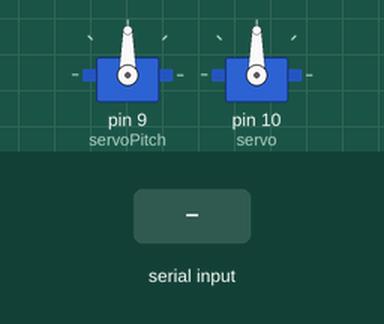
A sketch run on a simulated Arduino Uno, built with avr-gcc and run on an emulated ATmega328P. Shown: 2 × servo. The inputs (shaded band) are chosen by the test bench. What the sketch prints to the serial monitor is not drawn.

Above: at 1.2 s.
1.3 s: "90,45\n" received over Serial
2.9 s: "5\n" received over Serial
Timing chart, 0 to 5.9 s (numbered marks = the images above; inputs shaded):
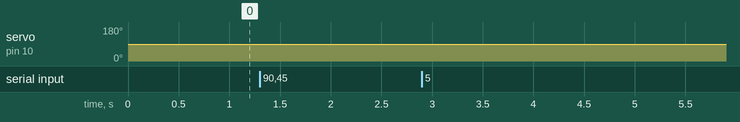

Measured:
- after the input at 1.3 s, every drawn part: stays the same
- after the input at 2.9 s, servo on pin 10 (servo): 90° → 89° at once

The sketch:

motorControls.ino
```cpp
#include <Servo.h>
// #include <iostream>
// #include <thread>

String data;     // String to hold incoming serial data
int pitch, yaw;  // Variables to hold the pitch and yaw values

Servo servoPitch;  // Servo to control pitch
Servo servo;    // Servo to control yaw
int currentPosition = servo.read();

void setup() {
  Serial.begin(9600);  // Start serial communication at 115200 baud rate

  servoPitch.attach(9);  // Attach the pitch servo to pin 9
  servo.attach(10);   // Attach the yaw servo to pin 10

  // std::thread t(readSerial);
  // t.join();
}

// void loop() {
//   int target = data.toInt();
//   Serial.print("Initial Target: ");
//   Serial.println(target);
//   int currentPosition = servo.read(); // Get the current position of the servo
//   if (target > currentPosition) {
//     for (int pos = currentPosition; pos <= target; pos++) {
//       servo.write(pos);
//       delay(15); // Wait 15ms for the servo to reach the position
//         Serial.print("Yaw Position: ");
//         Serial.println(pos);
//         Serial.print("Target: ");
//         Serial.println(target);
//     }
//   } else {
//     for (int pos = currentPosition; pos >= target; pos--) {
//       servo.write(pos);
//       delay(15); // Wait 15ms for the servo to reach the position
//         Serial.print("Yaw Position: ");
//         Serial.println(pos);
//         Serial.print("Target: ");
//         Serial.println(target);
//     }
//   }
// }

void loop() {
  // int currentPosition = servo.read();
  int target = 0;
  if (Serial.available()) {
  data = Serial.readStringUntil('\n');
    target = data.toInt();
    // target = data;
    Serial.print("Target: ");
    Serial.println(data);

    if (target > currentPosition) {
      servo.write(currentPosition++);
    } else {
      servo.write(currentPosition--);
    }
    delay(15);  // Wait 15ms for the servo to reach the position
    // Serial.print("Position: ");
    // Serial.println(currentPosition);
  }
  delay(100);
}

// void readSerial() {

//   if (Serial.available()) { // Check if data is available to read

//     data = Serial.readStringUntil('\0'); // Read the incoming data until newline character

//     // Find the comma in the string
//     // int commaIndex = data.indexOf(',');

//     // // Split the string into two parts using the comma's index
//     // String pitchString = data.substring(0, commaIndex);
//     // String yawString = data.substring(commaIndex + 1);

//     // // Convert the split strings into integers
//     // pitch = pitchString.toInt();
//     // yaw = yawString.toInt();

//     yaw = data.toInt();
//     // Control the servos using the received pitch and yaw values
//     Serial.print("Yaw: ");
//     Serial.println(yaw);
//     // smoothMove(servoPitch, pitch);

//     // delay(500); // Wait for half a second before reading new positions
//   }
// }
```
